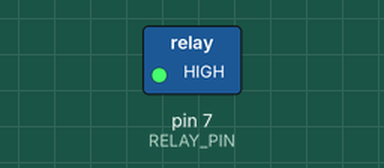
Recording of a sketch running on a simulated Arduino Uno, built with avr-gcc and run on an emulated ATmega328P. On the bench: switched loads named in the sketch (green lamp = pin HIGH).

Above: at 5.0 s.
At 15.0 s:
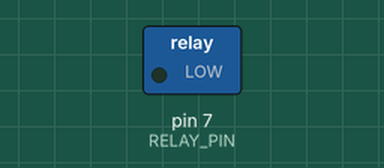
Timing chart, 0 to 26.0 s (numbered marks = the images above):
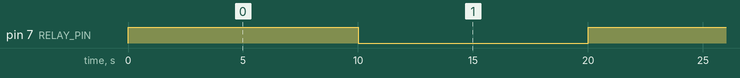

The sketch:

RelayTest.ino
```cpp
// Define analog input
#define RELAY_PIN 7

void setup() {
  pinMode(RELAY_PIN, OUTPUT);
}

void loop() {
      digitalWrite(RELAY_PIN, HIGH);   // turn the RELAY on
      delay(10000);
    digitalWrite(RELAY_PIN, LOW);    // turn the RELAY off
    delay(10000);
}
```

Measured:
- by itself, pin 7 (RELAY_PIN): alternates HIGH for 10.0 s and LOW for 10.0 s
